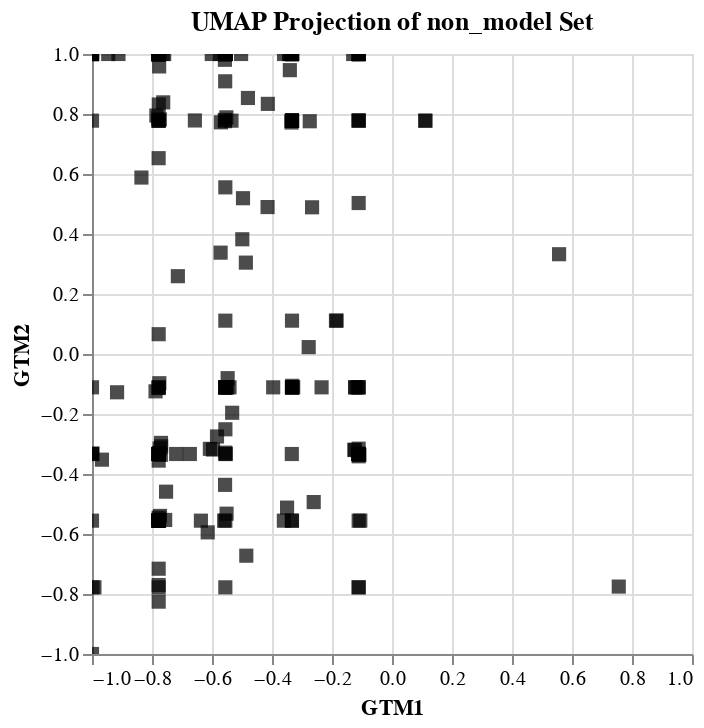

Notebook code for this chart:
### Markdown cell above
### Observe non-model projections

### Code cell
# Plot projection of unmodelled set using altair
df_gtm_nonmodel = pd.DataFrame(X_nonmodel_proc, columns=X_cols)
df_gtm_nonmodel['GTM1'] = X_nonmodel_gtm[:,0]
df_gtm_nonmodel['GTM2'] = X_nonmodel_gtm[:,1]
df_gtm_nonmodel['label'] = dataset_nonmodel_final['type_aavso']
df_gtm_nonmodel['index'] = dataset_nonmodel_final.index
df_gtm_nonmodel['oid_ztf'] = dataset_nonmodel_final['oid_ztf']

projection_dataframe = df_gtm_nonmodel

projection_nonmodel = alt.Chart(projection_dataframe).mark_square(size=20).encode(
    x=alt.X('GTM1', scale=alt.Scale(zero=False, domain=[-1, 1])),
    y=alt.Y('GTM2', scale=alt.Scale(zero=False, domain=[-1, 1])),
    # color the data point black
    color=alt.value('black'),
    # make them a different shape
    size = alt.value(50),
    tooltip=['index', 'oid_ztf', 'label'],
).interactive()

projection_nonmodel.title = 'UMAP Projection of non_model Set'
projection_nonmodel.configure_axis(
    grid=True,
    labelFontSize=12,
    titleFontSize=12,
    # Set the limit of the x-axis to 0
    titleFontWeight='normal'
    ).configure_title(
        fontSize=14
        ).configure_legend(
            titleFontSize=12, 
            labelFontSize=12
            
)

projection_nonmodel

### Figure 1 — Vega-Lite specification as saved in the notebook (floating-point values rounded to 4 significant figures; data arrays with more than 128 entries replaced by an {"elided": "..."} marker saying what was removed)
{"config": {"view": {"continuousWidth": 300, "continuousHeight": 300}}, "data": {"name": "data-3ea374b86c3b6815f92c9ad15a8eaa19"}, "mark": {"type": "square", "size": 20}, "encoding": {"color": {"value": "black"}, "size": {"value": 50}, "tooltip": [{"field": "index", "type": "quantitative"}, {"field": "oid_ztf", "type": "nominal"}, {"field": "label", "type": "nominal"}], "x": {"field": "GTM1", "scale": {"domain": [-1, 1], "zero": false}, "type": "quantitative"}, "y": {"field": "GTM2", "scale": {"domain": [-1, 1], "zero": false}, "type": "quantitative"}}, "params": [{"name": "param_21", "select": {"type": "interval", "encodings": ["x", "y"]}, "bind": "scales"}], "title": "UMAP Projection of non_model Set", "$schema": "https://vega.github.io/schema/vega-lite/v5.14.1.json", "datasets": {"data-3ea374b86c3b6815f92c9ad15a8eaa19": {"elided": "219 records"}}}
